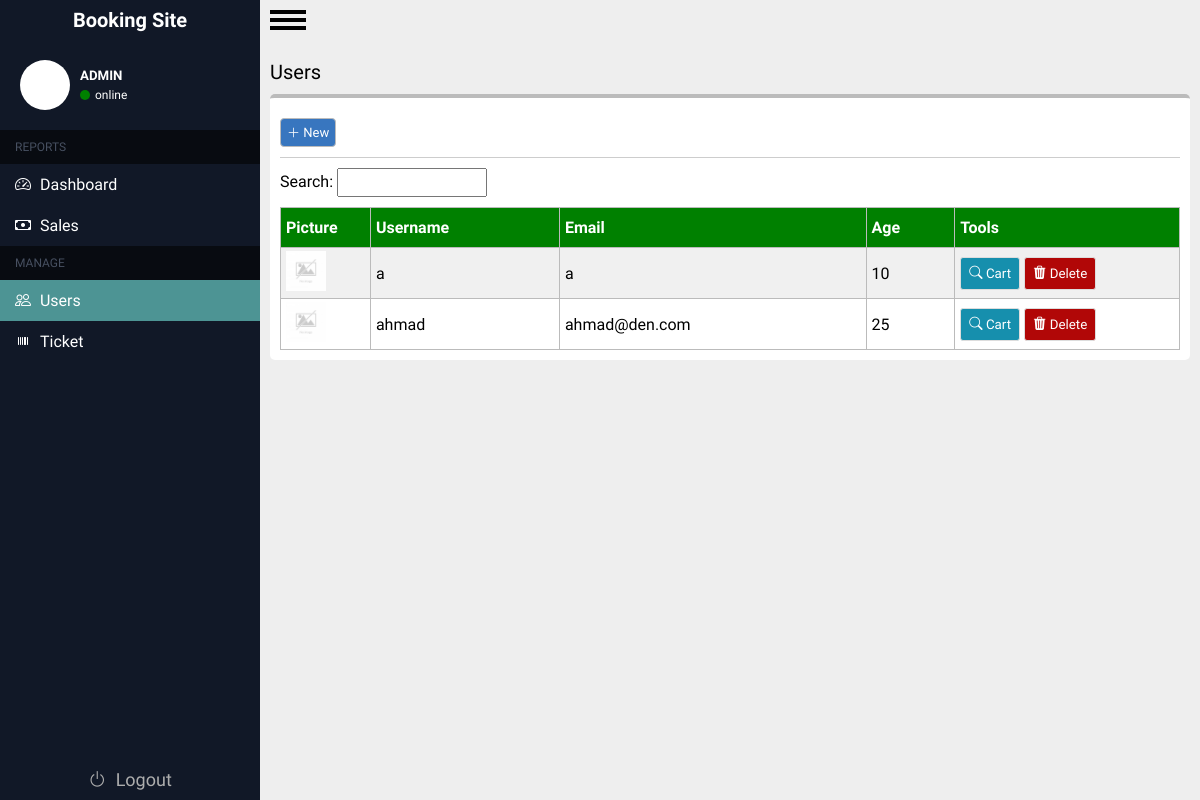
Page /admin/users.php on the earlier database version.
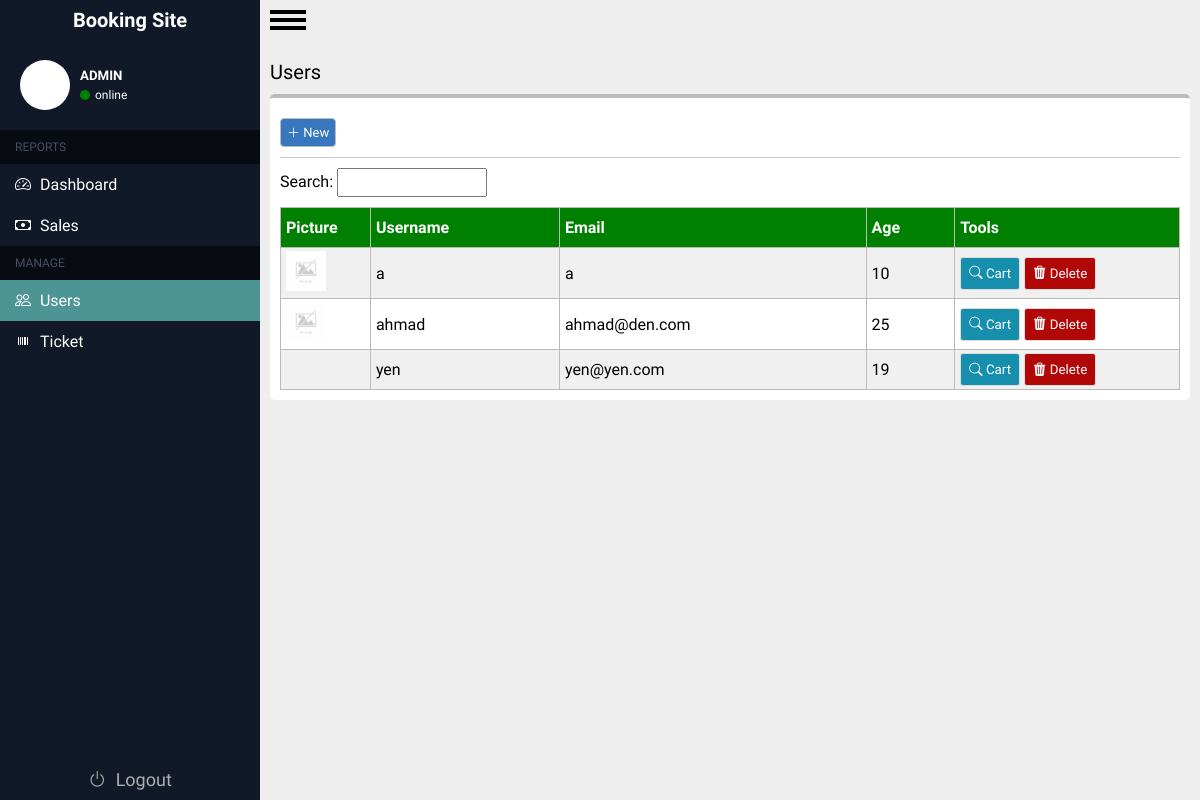
Same page on the later database version.
### tables this page shows
CREATE TABLE `users` (
  `id_user` int(11) NOT NULL,
  `Username` varchar(200) NOT NULL,
  `Email` varchar(200) NOT NULL,
  `Age` int(11) NOT NULL,
  `Password` varchar(200) NOT NULL,
  `gambar` varchar(255) DEFAULT NULL,
  `role` varchar(225) NOT NULL
);

### admin/users.php (the view, shortened to what this page needs)
<?php
require '../koneksi.php';
$result = mysqli_query($conn, "select * from users");
$user = [];
while ($record = mysqli_fetch_assoc($result)) {
    $user[] = $record;
}
?>
<!DOCTYPE html>
<html lang="en">
<head>
    <link rel="stylesheet" href="../css/tiket.css?v=1.1">
    <link rel="stylesheet" href="https://cdn.jsdelivr.net/npm/bootstrap-icons@1.11.1/font/bootstrap-icons.css">
</head>
<body>
<div class="container">
    <?php @include "../includes/sidebar.php" ?>
        <div class="main-content">
            <div id="menu-button">
                <label for="menu-checkbox" id="menu-label">
                    <div id="hamburger"></div>
                </label>
            </div>
            <div class="wrapper">
                <div class="header">
                    <p>Users</p>
                </div>
                <div class="isi">
                    <div class="head-content">
                        <button type="submit" id="add"><i class="bi bi-plus-lg"></i> New</button>
                    </div>
                    <div class="neck-content">
                        <span>
                            <label for="">Search: </label>
                            <input type="text">
                        </span>
                    </div>
                    <div class="tabel-content">
                        <table>
                            <tr>
                                <th>Picture</th>
                                <th>Username</th>
                                <th>Email</th>
                                <th>Age</th>
                                <th>Tools</th>
                            </tr>
                            <?php foreach ($user as $sr) : ?>
                                <tr>
                                    <td width="10%"><img src="../img/<?= $sr["gambar"]?>" alt="" width="40px"></td>
                                    <td><?= $sr["Username"] ?></td>
                                    <td><?= $sr["Email"] ?></td>
                                    <td><?= $sr["Age"] ?></td>
                                    <td width="25%">
                                        <a href="user-cart.php?id=<?= $sr['id_user']?>">
                                            <button type="submit" id="cart" data-id="<?= $sr['id_user']?>" style="background-color:rgb(22, 143, 173)"><i class="bi bi-search"></i> Cart</button>
                                        </a>
                                        <a href="delete-user.php?id=<?= $sr['id_user'] ?>">
                                            <button style="background-color:rgb(177, 7, 7)"><i class="bi bi-trash3-fill"></i> Delete</button>
                                        </a>
                                    </td>
                                </tr>
                            <?php endforeach; ?>
                        </table>
                    </div>
                </div>
            </div>
        </div>
</body>
</html>

### includes/sidebar.php
<link rel="stylesheet" href="../css/sidebar.css">
<div class="sidebar">
    <div class="header">
        <a href="#">
            <div class="list-item">
                <span class="description-header">Booking Site</span>
            </div>
        </a>
        <div class="info-user">
            <div class="picture"></div>
            <div class="content" id="content">
                <h5>ADMIN</h5>
                <div class="online">
                    <div class="info"></div>
                    <p>online</p>
                </div>
            </div>
        </div>
    </div>
    <div class="main">
        <div class="head-list">
            <span>REPORTS</span>
        </div>
        <div class="list-item">
            <a href="home.php">
                <i class="bi bi-speedometer2"></i>
                <span class="description">Dashboard</span>
            </a>
        </div>
        <div class="list-item">
            <a href="sales.php">
                <i class="bi bi-cash"></i>
                <span class="description">Sales</span>
            </a>
        </div>
        <div class="head-list">
            <span>MANAGE</span>
        </div>
        <div class="list-item">
            <a href="users.php">
                <i class="bi bi-people"></i>
                <span class="description">Users</span>
            </a>
        </div>
        <div class="list-item">
            <a href="tiket.php">
                <i class="bi bi-upc"></i>
                <span class="description">Ticket</span>
            </a>
        </div>
        <div class="list-item logout">
            <a href="../index.html">
                <i class="bi bi-power"></i>
                <span class="description">Logout</span>
            </a>
        </div>
    </div>
</div>

### css/tiket.css (style rules this page uses)
.wrapper .isi { width: auto; min-width: 100%; background-color: white; padding: 10px; margin: 10px 0; border-top: 4px solid #bbb; border-radius: 5px; overflow: hidden; }
.wrapper .isi .head-content { border-bottom: 1px solid #bbbb; padding: 10px 0; }
.wrapper .isi .head-content button { font-style: normal; font-weight: 500; background-color: #3876BF; font-size: 13px; color: white; border: 1px solid #bbb; border-radius: 4px; padding: 6px; box-sizing: border-box; cursor: pointer; }
.wrapper .isi .neck-content { padding: 10px 0; display: flex; justify-content: space-between; font-style: normal; font-weight: 300; }
.wrapper .isi .neck-content span input { width: 150px; padding: 5px; }
.isi .tabel-content table { width: 100%; border-collapse: collapse; }
.isi .tabel-content table th { padding: 10px 5px; background-color: green; text-align: left; color: white; }
.isi .tabel-content table th, .isi .tabel-content table td { border: 1px solid #bbb; }
.isi .tabel-content table td { padding: 3px 5px; align-content: center; }
.isi .tabel-content table tr:nth-child(even) { background-color: #f0f0f0; }
.isi .tabel-content table tr button { padding: 8px; color: white; border-radius: 3px; border: 1px solid #ddd; font-style: normal; font-weight: 500; cursor: pointer; }
.isi .tabel-content table tr button:nth-child(1) { background-color: rgb(7, 177, 98); }
.isi .tabel-content table a { text-decoration: none; }

### css/sidebar.css (style rules this page uses)
.sidebar { background-color: #111827; width: 260px; display: flex; box-sizing: border-box; flex-direction: column; transition: all ease-in .3s; position: relative; }
.main-content { background-color: #eeeeee; flex-grow: 1; }
.sidebar .description-header { font-style: normal; font-weight: 700; font-size: 20px; line-height: 16px; text-align: center; color: white; }
.sidebar .header a { text-decoration: none; color: white; }
.sidebar .header .list-item { display: flex; flex-direction: row; align-items: center; justify-content: center; padding: 5px 8px; height: 40px; box-sizing: border-box; }
.sidebar .main .list-item a { font-style: normal; font-weight: 400; font-size: 16px; line-height: 16px; text-align: center; color: #FFF; text-decoration: none; }
.sidebar .main .list-item { padding: 12px 15px; display: flex; flex-direction: row; align-items: center; cursor: pointer; }
.sidebar .main .logout { position: absolute; bottom: 0; right: 0; width: 100%; font-size: 28px; cursor: default; justify-content: center; }
.sidebar .main .logout a { font-size: 18px; color: #adadad; }
.sidebar .main .description { margin-left: 5px; }
.main .head-list { color: #475061; padding: 10px 15px; background-color: #080b11; font-style: normal; font-weight: 400; font-size: 12px; }
.container .sidebar .info-user { color: white; padding: 20px; display: flex; align-items: center; gap: 10px; cursor: pointer; }
.container .sidebar .info-user .content { display: flex; flex-direction: column; gap: 5px; }
.container .sidebar .info-user .picture { width: 50px; height: 50px; border-radius: 50%; background-color: #fff; }
.container .sidebar .info-user .content .online .info { width: 10px; height: 10px; border-radius: 50%; background-color: green; }
.container .sidebar .info-user .content .online { display: flex; align-items: center; gap: 5px; }
.container .sidebar .info-user .content .online p { font-size: 12px; font-weight: 200; }

### css/admin.css (style rules this page uses)
* { padding: 0; margin: 0; box-sizing: border-box; font-family: 'Ubuntu', sans-serif; }
.container { display: flex; min-height: 100vh; }
#menu-button { width: 36px; position: absolute; overflow: hidden; margin: 10px; }
#menu-label { position: relative; display: block; height: 20px; cursor: pointer; }
#hamburger, #menu-label:after, #menu-label:before { position: absolute; left: 0; width: 100%; height: 4px; background-color: black; }
#menu-label:after, #menu-label:before { content: ""; transition: .4s cubic-bezier(0.25, 0.46, 0.45, 0.94); }
#menu-label:before { top: 0; }
#menu-label:after { top: 8px; }
#hamburger { top: 16px; }
#hamburger:before { content: "MENU"; position: absolute; top: 5px; right: 0; left: 0; color: #111827; font-size: 12px; font-weight: bold; text-align: center; }
.wrapper { width: auto; min-width: 100%; margin: 50px 0; padding: 10px; }
.wrapper .header { font-style: medium; font-weight: 400; font-size: 20px; }

### admin/users.php (style rules this page uses)
.container .sidebar .main .list-item:nth-child(5) { background-color: rgb(77, 148, 148); }

Differences in the rows shown:
added users: Username "yen", Email "yen@yen.com", Age "19"
